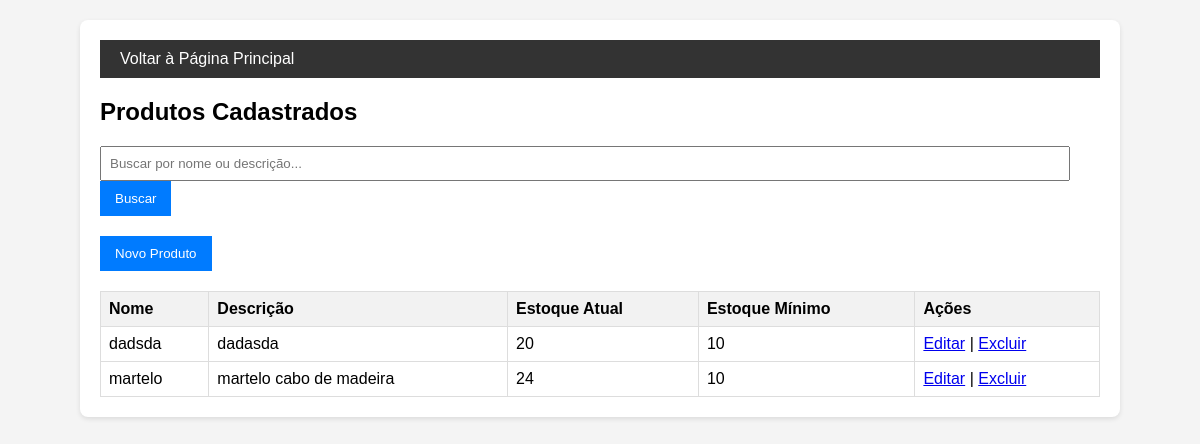
The page /produtos/ (signed in) on the database its author committed.
### produtos/models.py (models this page shows, shortened)
class Produto(models.Model):
    nome = models.CharField(max_length=100, unique=True)
    descricao = models.TextField(blank=True, null=True, help_text="Detalhes, variações, material, etc.")
    quantidade_estoque = models.PositiveIntegerField(default=0)
    estoque_minimo = models.PositiveIntegerField(default=10)
    especificacoes = models.TextField(blank=True, null=True, help_text="Ex: Ponta imantada, cabo isolante, material da cabeça...")

### produtos/views.py (the view)
# urls.py: path('', views.lista_produtos, name='lista_produtos'),
@login_required
def lista_produtos(request):
    query = request.GET.get('busca', '') # Pega o parâmetro 'busca' da URL
    if query:
        produtos_list = Produto.objects.filter(
            Q(nome__icontains=query) | Q(descricao__icontains=query)
        )
    else:
        produtos_list = Produto.objects.all()
    context = {
        'produtos': produtos_list,
        'query': query
    }
    return render(request, 'produtos/lista_produtos.html', context)

### templates/produtos/lista_produtos.html (shortened to what this page needs)
{% extends 'base.html' %}
{% block content %}
    <nav>
        <a href="{% url 'principal' %}">Voltar à Página Principal</a>
    </nav>
    <h2>Produtos Cadastrados</h2>
    <form method="get" class="search-form">
        <input type="text" name="busca" placeholder="Buscar por nome ou descrição..." value="{{ query }}">
        <button type="submit">Buscar</button>
    </form>
    <a href="{% url 'criar_produto' %}"><button>Novo Produto</button></a>
    <table>
        <thead>
            <tr>
                <th>Nome</th>
                <th>Descrição</th>
                <th>Estoque Atual</th>
                <th>Estoque Mínimo</th>
                <th>Ações</th>
            </tr>
        </thead>
        <tbody>
            {% for produto in produtos %}
            <tr>
                <td>{{ produto.nome }}</td>
                <td>{{ produto.descricao|truncatewords:10 }}</td>
                <td>{{ produto.quantidade_estoque }}</td>
                <td>{{ produto.estoque_minimo }}</td>
                <td>
                    <a href="{% url 'editar_produto' produto.pk %}">Editar</a> |
                    <a href="{% url 'excluir_produto' produto.pk %}">Excluir</a>
                </td>
            </tr>
            {% empty %}
            <tr>
                <td colspan="5">Nenhum produto cadastrado.</td>
            </tr>
            {% endfor %}
        </tbody>
    </table>
{% endblock %}

### templates/base.html (style rules this page uses)
body { font-family: Arial, sans-serif; margin: 20px; background-color: #f4f4f4; }
nav { background-color: #333; padding: 10px; margin-bottom: 20px; }
nav a { color: white; padding: 10px; text-decoration: none; }
table { width: 100%; border-collapse: collapse; margin-top: 20px; }
th, td { border: 1px solid #ddd; padding: 8px; text-align: left; }
th { background-color: #f2f2f2; }
input, select, textarea { width: 95%; padding: 8px; }
button { padding: 10px 15px; background-color: #007bff; color: white; border: none; cursor: pointer; }
.search-form { margin-bottom: 20px; }

### rows shown on the page
Produto: nome "dadsda", descricao "dadasda", quantidade_estoque "20", estoque_minimo "10"
Produto: nome "martelo", descricao "martelo cabo de madeira", quantidade_estoque "24", estoque_minimo "10"
